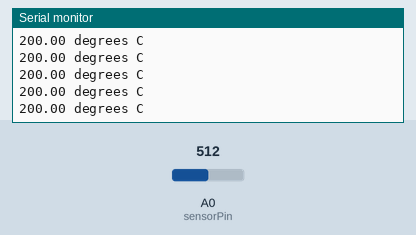
Recording of a sketch running on a simulated Arduino Uno, built with avr-gcc and run on an emulated ATmega328P. Parts: the last lines printed to the serial monitor. The inputs (shaded band) are chosen by the test bench; at power-on: A0 (sensorPin) = 512.

Above: at 1.2 s.
1.3 s: A0 (sensorPin) set to 716
At 1.56 s:
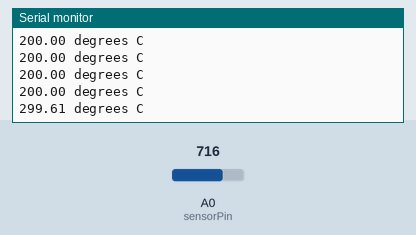
2.8 s: A0 (sensorPin) set to 900
At 2.97 s:
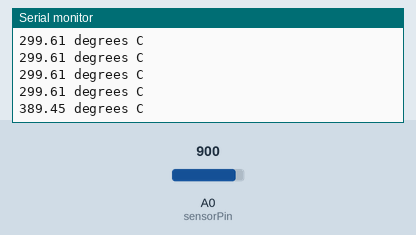
Timing chart, 0 to 5.8 s (numbered marks = the images above; inputs shaded):
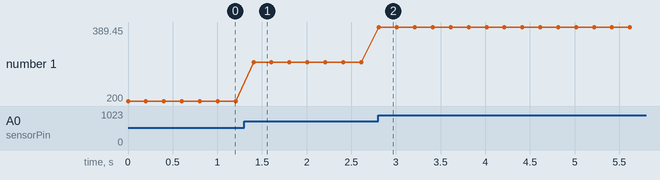

Measured:
- after the input at 1.3 s, the serial monitor: prints a new line after 0.11 s (image 1)
- after the input at 2.8 s, the serial monitor: prints a new line at once (image 2)
- plotted number 1: 200 → 299.61 after the input at 1.3 s, 299.61 → 389.45 after the input at 2.8 s

The sketch:

TempSensor.ino
```cpp
int sensorPin = 0;

void setup() {
  Serial.begin(9600);
  pinMode(0, INPUT);
}

void loop() {
  int reading = analogRead(sensorPin);

  float voltage = reading * 5.0;
  voltage /= 1024.0;

  float temperatureC = (voltage - 0.5) * 100 ;
  Serial.print(temperatureC); Serial.println(" degrees C");
  delay(200);
}
```
